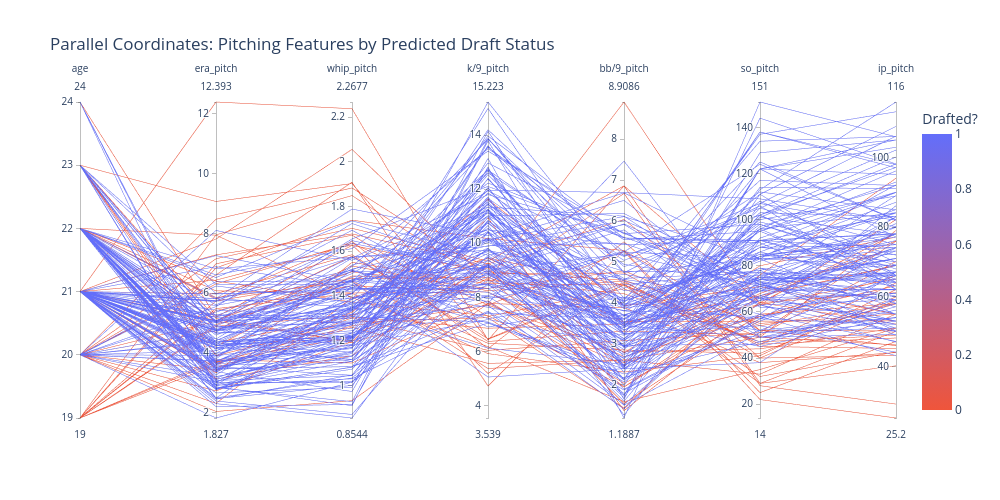

Source (notebook cell):
### Code cell
# Pick the features on the PCP axes
pcp_features = ['age', 'era_pitch', 'whip_pitch', 'k/9_pitch', 'bb/9_pitch', 'so_pitch', 'ip_pitch']

pcp_df = pd.DataFrame(X_test[pcp_features].values, columns=pcp_features)
pcp_df['Drafted?'] = y_pred[:len(pcp_df)]

fig = px.parallel_coordinates(
    pcp_df,
    color='Drafted?',
    dimensions=pcp_features,
    color_continuous_scale=['#EF553B', '#636EFA'],
    title='Parallel Coordinates: Pitching Features by Predicted Draft Status'
)

fig.update_layout(width=1000, height=500)
fig.show()

### Figure 1 — Plotly figure (JSON) as saved in the notebook; plotly's stock layout.template omitted (floating-point values rounded to 4 significant figures; data arrays with more than 128 entries replaced by an {"elided": "..."} marker saying what was removed)
{"data": [{"dimensions": [{"label": "age", "values": {"elided": "576 float values"}}, {"label": "era_pitch", "values": {"elided": "576 float values"}}, {"label": "whip_pitch", "values": {"elided": "576 float values"}}, {"label": "k/9_pitch", "values": {"elided": "576 float values"}}, {"label": "bb/9_pitch", "values": {"elided": "576 float values"}}, {"label": "so_pitch", "values": {"elided": "576 float values"}}, {"label": "ip_pitch", "values": {"elided": "576 float values"}}], "domain": {"x": [0, 1], "y": [0, 1]}, "line": {"color": {"elided": "576 int values"}, "coloraxis": "coloraxis"}, "name": "", "type": "parcoords"}], "layout": {"coloraxis": {"colorbar": {"title": {"text": "Drafted?"}}, "colorscale": [[0, "#EF553B"], [1, "#636EFA"]]}, "height": 500, "legend": {"tracegroupgap": 0}, "title": {"text": "Parallel Coordinates: Pitching Features by Predicted Draft Status"}, "width": 1000}}
